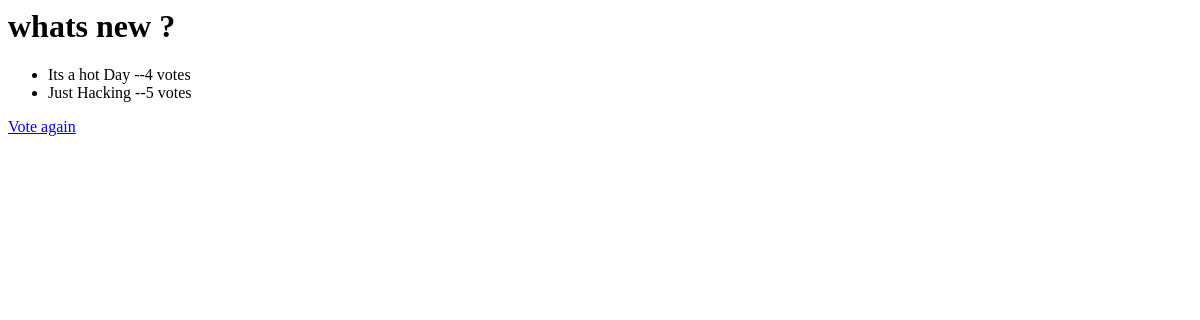
The page /polls/2/results/ on the database as committed earlier.
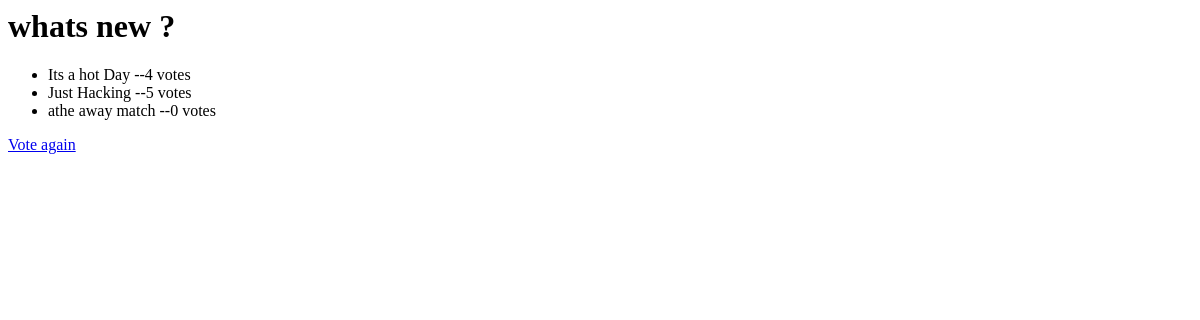
The same page on the database as committed later.
### pollsApp1/models.py (models this page shows, shortened)
class Choice(models.Model):
    question = models.ForeignKey(Question, on_delete=models.CASCADE)
    choice_text = models.CharField(max_length=200)
    votes = models.IntegerField(default=0)

### pollsApp1/views.py (the view)
# urls.py: path('<int:question_id>/results/', views.results, name='results'),
def results(request, question_id):
    question = get_object_or_404(Question, pk=question_id)
    return render(request, 'polls/result.html', {'question':question} )

### pollsApp1/templates/polls/result.html
<h1>{{question.question_text}}</h1>
<ul>
{% for choice in question.choice_set.all %}
    <li>{{choice.choice_text}} --{{choice.votes}} vote{{choice.votes|pluralize}}</li>
{% endfor %}
</ul>
<a href="{% url 'polls:detail' question.id %}">Vote again</a>

Rows that differ between the two databases and show on the page:
added Choice: choice_text "athe away match", votes "0"
